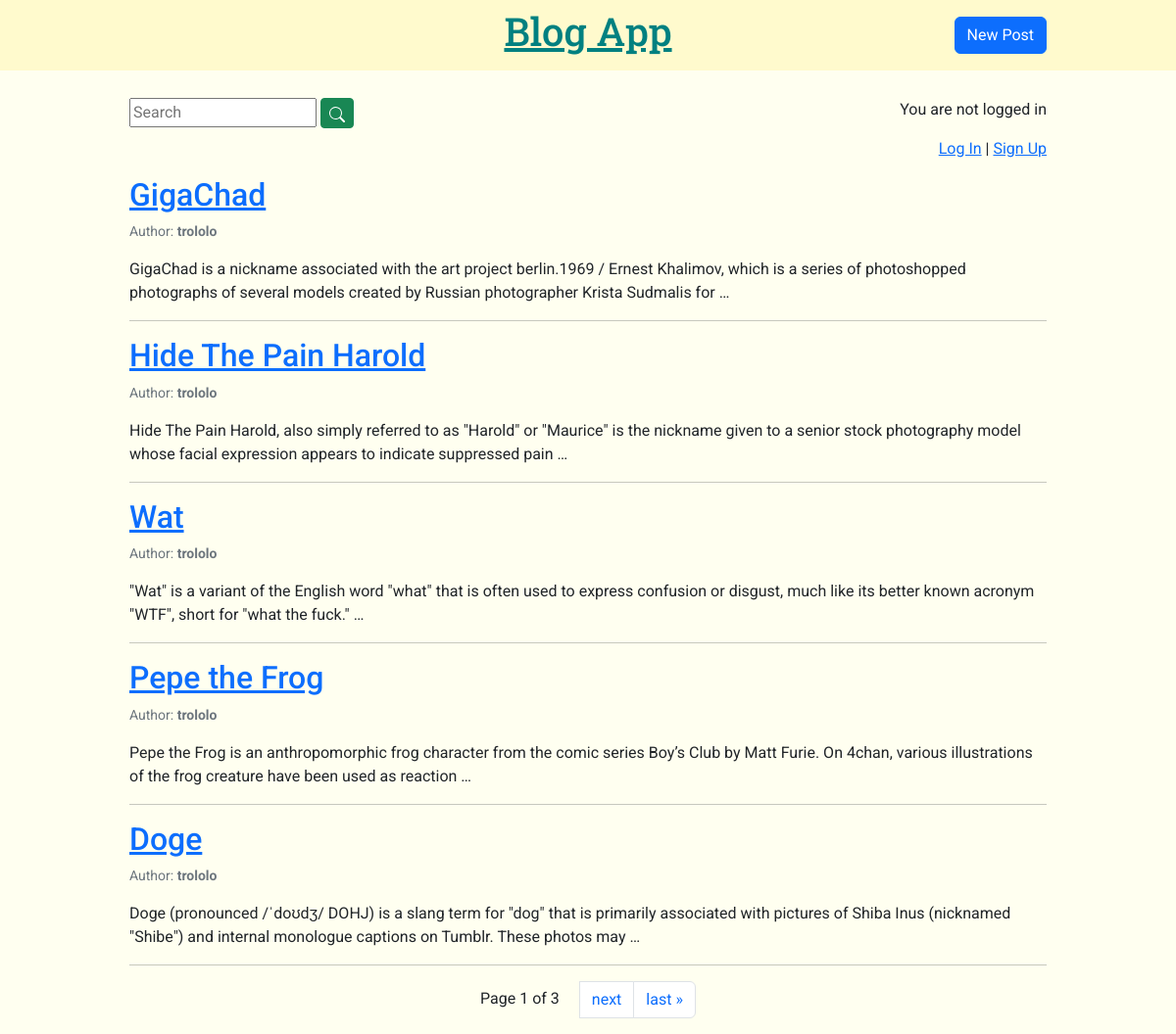
Screenshot of /blog_app/ with the database file from the repository.
### blog_app/models.py (models this page shows, shortened)
class Post(models.Model):
	title = models.CharField(max_length=200)
	author = models.ForeignKey("auth.user", on_delete=models.CASCADE) # many-to-one relationship
	date = models.DateTimeField(auto_now_add=True)
	text = models.TextField()
	img = models.ImageField(upload_to="images/", blank=True)
	slug = models.SlugField(unique=True, max_length=100, null=False, default="")
	tags = TaggableManager()
	favourites = models.ManyToManyField("auth.user", related_name="favourite", blank=True, default=None)

### blog_app/views.py (the view)
# urls.py: path("", views.BlogListView.as_view(), name="index"),
class BlogListView(ListView):
	paginate_by = ITEMS_PER_PAGE # how many objects should be displayed per page
	model = Post
	template_name = "blog_app/index.html"
	ordering = ["-date"] # sort by date in descending order (new posts on top)

### blog_app/templates/blog_app/index.html (shortened to what this page needs)
{% extends "blog_app/base.html" %}
{% block content %}
<div class="container my-container">
	{% for post in post_list %}
	<h2><a href="{% url 'post_detail' post.pk %}">{{ post.title }}</a></h2>
	<p class="text-secondary small">Author: <b>{{ post.author }}</b></p>
	<p>{{ post.text|truncatewords:30 }}</p>
	<hr>
	{% empty %}
	<p>No posts yet</p>
	{% endfor %}
	<div class="pagination">
		<ul class="step-links container pagination justify-content-center">
			<li class="page-item"><a class="current page-link my-pagecount">
				Page {{ page_obj.number }} of {{ page_obj.paginator.num_pages }}
			</a></li>
			{% if page_obj.has_next %}
			<li class="page-item"><a href="?page={{ page_obj.next_page_number }}" class="page-link ms-2">next</a></li>
			<li class="page-item"><a href="?page={{ page_obj.paginator.num_pages }}" class="page-link">last &raquo;</a></li>
			{% endif %}
		</ul>
	</div>
</div>
{% endblock content %}

### static/css/main.css (style rules this page uses)
body { font-family: "Roboto", sans-serif; background: ivory; }
.my-container { max-width: 960px; margin: auto; }
.my-pagecount { border: none; background: none; color: inherit; }

### rows the page displays
Post: title "GigaChad", author "trololo", text "GigaChad is a nickname associated with the art project berlin.1969 / Ernest Khalimov, which is a series of photoshopped photographs of several models created by Russian photographer Krista Sudmalis for …"
Post: title "Hide The Pain Harold", author "trololo", text "Hide The Pain Harold, also simply referred to as \"Harold\" or \"Maurice\" is the nickname given to a senior stock photography model whose facial expression appears to indicate suppressed pain …"
Post: title "Wat", author "trololo", text "\"Wat\" is a variant of the English word \"what\" that is often used to express confusion or disgust, much like its better known acronym \"WTF\", short for \"what the fuck.\" …"
Post: title "Pepe the Frog", author "trololo", text "Pepe the Frog is an anthropomorphic frog character from the comic series Boy’s Club by Matt Furie. On 4chan, various illustrations of the frog creature have been used as reaction …"
Post: title "Doge", author "trololo", text "Doge (pronounced /ˈdoʊdʒ/ DOHJ) is a slang term for \"dog\" that is primarily associated with pictures of Shiba Inus (nicknamed \"Shibe\") and internal monologue captions on Tumblr. These photos may …"

### other values shown
{{ page_obj.number }} "1"
{{ page_obj.paginator.num_pages }} "3"
